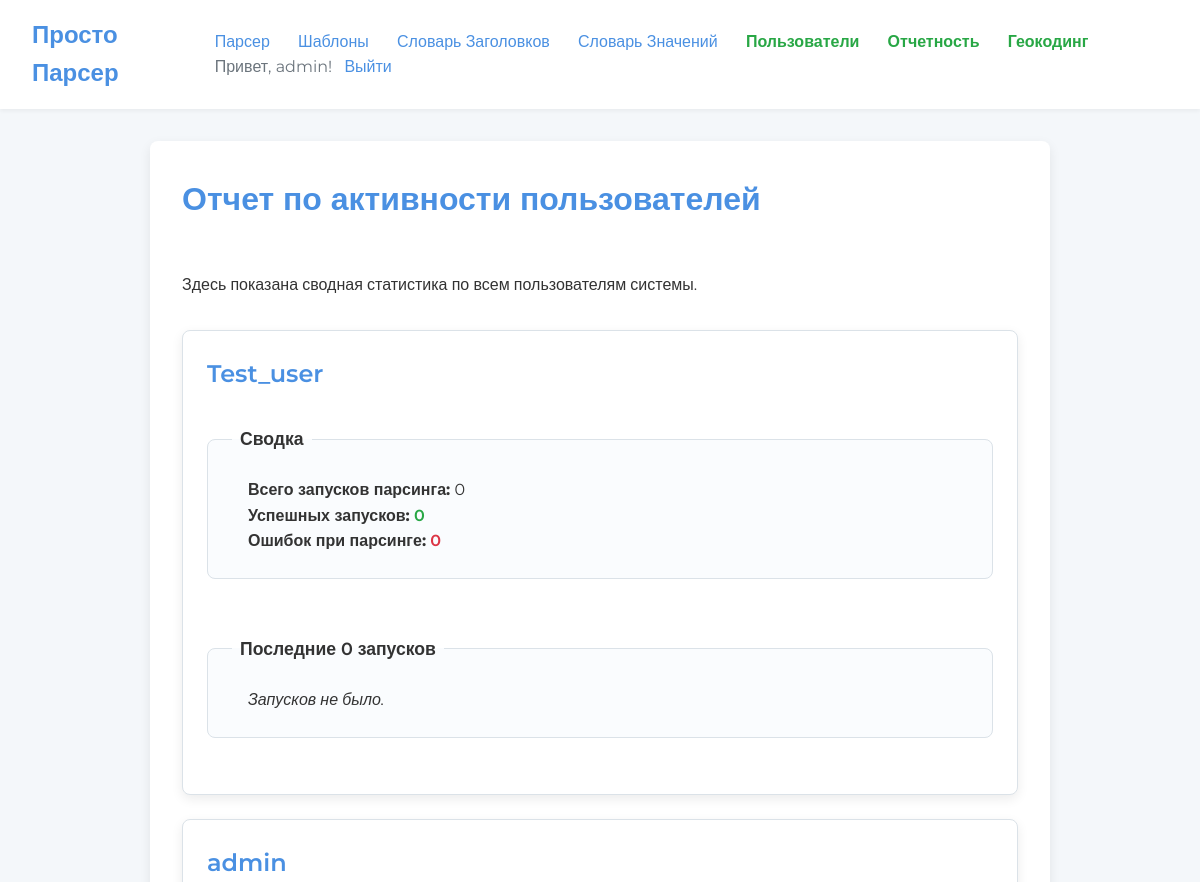
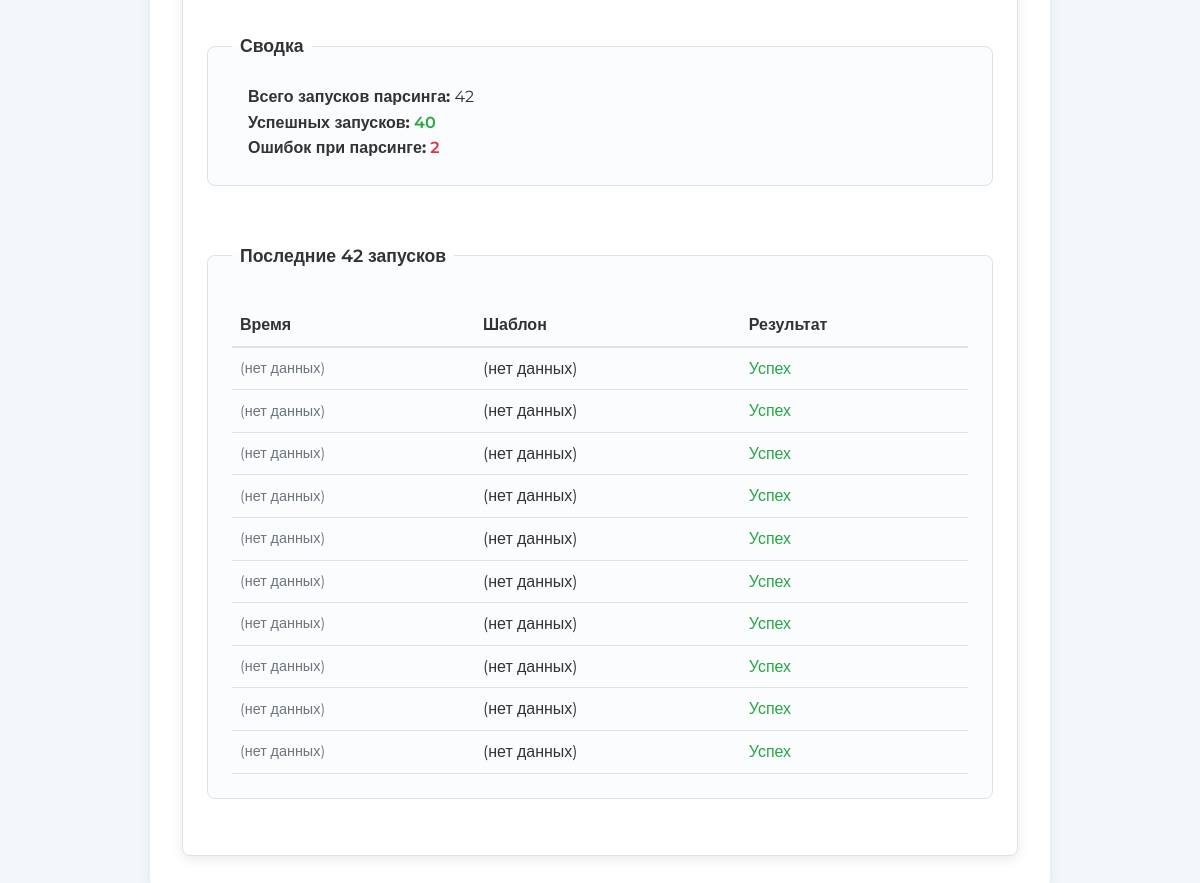
/admin/reports (signed in), run on the app's committed database (2 pictures, top to bottom).
### app/models.py (models this page shows, shortened)
class User(UserMixin, db.Model):
    __tablename__ = 'user'
    id = db.Column(db.String(36), primary_key=True, default=lambda: str(uuid.uuid4()))
    username = db.Column(db.String(64), index=True, unique=True, nullable=False)
    password_hash = db.Column(db.String(256), nullable=False)
    role = db.Column(db.String(10), nullable=False, default='user', index=True)  # 'user' or 'admin'
    last_login = db.Column(db.DateTime, nullable=True)
    task_logs = db.relationship('TaskLog', back_populates='owner', lazy='dynamic')

class TaskLog(db.Model):
    __tablename__ = 'task_log'
    id = db.Column(db.Integer, primary_key=True)
    task_uuid = db.Column(db.String(36), index=True)  # task_id из task_statuses
    template_name = db.Column(db.String(255))
    status = db.Column(db.String(500))  # 'Готово!' или 'Ошибка: ...'
    timestamp = db.Column(db.DateTime, index=True, default=datetime.datetime.now)
    owner_id = db.Column(db.String(36), db.ForeignKey('user.id'))
    owner = db.relationship('User', back_populates='task_logs')

### app/routes/admin.py (the view)
@admin_bp.route('/reports')
@login_required
@admin_required
def reports():
    all_users = user_service.get_all_users()
    all_logs = logging_service.load_logs()
    report_data = {}
    for user in all_users:
        report_data[user.id] = {
            'username': user.username,
            'tasks_run': 0,
            'tasks_success': 0,
            'tasks_error': 0,
            'task_log': []
        }
    for log in all_logs:
        if log.owner_id in report_data:
            user_data = report_data[log.owner_id]
            user_data['tasks_run'] += 1
            if 'Ошибка' in log.status:
                user_data['tasks_error'] += 1
            else:
                user_data['tasks_success'] += 1
            user_data['task_log'].append(log)
    return render_template('admin_reports.html', report_data=report_data)

### app/services/logging_service.py (called while the page is built)
def load_logs():
    from sqlalchemy.orm import joinedload
    return TaskLog.query.options(joinedload(TaskLog.owner)).order_by(TaskLog.timestamp.desc()).all()

### app/services/user_service.py (called while the page is built)
def get_user_by_id(user_id):
    return db.session.get(User, user_id)

def get_all_users():
    return User.query.order_by(User.username).all()

### app/templates/admin_reports.html (shortened to what this page needs)
{% extends "base.html" %}
{% block content %}
<div class="container">
    <div style="display: flex; justify-content: space-between; align-items: center; margin-bottom: 2rem;">
        <h1>Отчет по активности пользователей</h1>
    </div>
    <p>Здесь показана сводная статистика по всем пользователям системы.</p>
    <div class="item-list" style="margin-top: 2rem;">
        {% for user_id, data in report_data.items() %}
        <div class="item-card" style="align-items: flex-start; flex-direction: column;">
            <h2 style="color: var(--primary-color);">{{ data.username }}</h2>
            <fieldset style="width: 100%; margin-top: 1rem;">
                <legend style="font-size: 1.1rem; color: #333;">Сводка</legend>
                <ul style="list-style-type: none; padding-left: 1rem;">
                    <li><strong>Всего запусков парсинга:</strong> {{ data.tasks_run }}</li>
                    <li><strong>Успешных запусков:</strong> <span style="color: var(--success-color); font-weight: 600;">{{ data.tasks_success }}</span></li>
                    <li><strong>Ошибок при парсинге:</strong> <span style="color: var(--error-color); font-weight: 600;">{{ data.tasks_error }}</span></li>
                </ul>
            </fieldset>
            <fieldset style="width: 100%; margin-top: 1.5rem;">
                <legend style="font-size: 1.1rem; color: #333;">Последние {{ data.task_log|length }} запусков</legend>
                {% if data.task_log %}
                    <table style="width: 100%; border-collapse: collapse; margin-top: 10px;">
                        <thead style="text-align: left; border-bottom: 2px solid var(--border-color);">
                            <tr>
                                <th style="padding: 8px;">Время</th>
                                <th style="padding: 8px;">Шаблон</th>
                                <th style="padding: 8px;">Результат</th>
                            </tr>
                        </thead>
                        <tbody>
                            {% for task in data.task_log|slice(10) %}
                                <tr style="border-bottom: 1px solid var(--border-color);">
                                    <td style="padding: 8px; font-size: 0.9rem; color: #6c757d;">
                                        {% if task.timestamp %}
                                            {{ task.timestamp.strftime('%Y-%m-%d %H:%M') }}
                                        {% else %}
                                            (нет данных)
                                        {% endif %}
                                    </td>
                                    <td style="padding: 8px;">
                                        {{ task.template_name or '(нет данных)' }}
                                    </td>
                                    {% if 'Ошибка' in task.status %}
                                        <td style="padding: 8px; color: var(--error-color);">Ошибка</td>
                                    {% else %}
                                        <td style="padding: 8px; color: var(--success-color);">Успех</td>
                                    {% endif %}
                                </tr>
                            {% endfor %}
                            </tbody>
                    </table>
                {% else %}
                     <p style="padding-left: 1rem;"><em>Запусков не было.</em></p>
                {% endif %}
            </fieldset>
        </div>
        {% endfor %}
    </div>
</div>
{% endblock %}

### app/templates/base.html (shortened to what this page needs)
<!DOCTYPE html>
<html lang="ru">
<head>
    <link rel="stylesheet" href="{{ url_for('static', filename='css/styles.css') }}">
</head>
<body>
    <header class="navbar">
        <div class="logo">Просто Парсер</div>
        <nav class="nav-links">
            {% if current_user.is_authenticated %}
                <a href="{{ url_for('main.index') }}">Парсер</a>
                <a href="{{ url_for('templates.list') }}">Шаблоны</a>
                <a href="{{ url_for('dictionaries.dictionary_ui') }}">Словарь Заголовков</a>
                <a href="{{ url_for('dictionaries.value_dictionary_ui') }}">Словарь Значений</a>
                {% if current_user.role == 'admin' %}
                    <a href="{{ url_for('admin.users') }}" style="color: var(--success-color); font-weight: 700; margin-left: 1.5rem;">Пользователи</a>
                    <a href="{{ url_for('admin.reports') }}" style="color: var(--success-color); font-weight: 700; margin-left: 1.5rem;">Отчетность</a>
                    <a href="{{ url_for('admin.geocoding_ui') }}" style="color: var(--success-color); font-weight: 700; margin-left: 1.5rem;">Геокодинг</a>
                {% endif %}
                <span style="margin-left: 1.5rem; color: #6c757d;">Привет, {{ current_user.username }}!</span>
                <a href="{{ url_for('auth.logout') }}" style="margin-left: 0.5rem;">Выйти</a>
            {% else %}
                <a href="{{ url_for('auth.login') }}">Войти</a>
            {% endif %}
        </nav>
    </header>
    <main>
        {% block content %}{% endblock %}
    </main>
    </body>
</html>

### app/static/css/styles.css (style rules this page uses)
:root { --primary-color: #4a90e2; --primary-hover-color: #357ABD; --secondary-color: #f4f7fa; --background-color: #ffffff; --text-color: #333; --border-color: #dbe2e8; --success-color: #28a745; --error-color: #dc3545; --font-family: 'Montserrat', sans-serif; --border-radius: 8px; --box-shadow: 0 4px 12px rgba(0, 0, 0, 0.08); }
* { box-sizing: border-box; margin: 0; padding: 0; }
body { font-family: var(--font-family); background-color: var(--secondary-color); color: var(--text-color); line-height: 1.6; }
.container { max-width: 900px; margin: 2rem auto; padding: 2rem; background: var(--background-color); border-radius: var(--border-radius); box-shadow: var(--box-shadow); }
h1, h2, h3 { margin-bottom: 1rem; color: var(--primary-color); font-weight: 600; }
a { color: var(--primary-color); text-decoration: none; transition: color 0.3s ease; }
.navbar { background: var(--background-color); padding: 1rem 2rem; box-shadow: 0 2px 4px rgba(0,0,0,0.05); display: flex; justify-content: space-between; align-items: center; margin-bottom: 2rem; }
.navbar .logo { font-size: 1.5rem; font-weight: 700; color: var(--primary-color); }
.navbar .nav-links a { margin-left: 1.5rem; font-weight: 500; font-size: 1rem; }
fieldset { border: 1px solid var(--border-color); border-radius: var(--border-radius); padding: 1.5rem; margin-bottom: 2rem; background: #fafcfe; }
legend { padding: 0 0.5rem; font-weight: 600; font-size: 1.2rem; color: var(--primary-color); display: flex; align-items: center; }
.item-list { display: grid; grid-template-columns: 1fr; gap: 1.5rem; }
.item-card { background: var(--background-color); border: 1px solid var(--border-color); border-radius: var(--border-radius); box-shadow: var(--box-shadow); padding: 1.5rem; display: flex; justify-content: space-between; align-items: center; transition: transform 0.2s, box-shadow 0.2s; }

### data on the page
User: username "admin", tasks_run "42", tasks_success "40", tasks_error "2", task_log|length "42"
User: username "Test_user", tasks_run "0", tasks_success "0", tasks_error "0", task_log|length "0", shows "Запусков не было."
TaskLog: template_name "(нет данных)"
TaskLog: template_name "(нет данных)"
TaskLog: template_name "(нет данных)"
TaskLog: template_name "(нет данных)"
TaskLog: template_name "(нет данных)"
TaskLog: template_name "(нет данных)"
TaskLog: template_name "(нет данных)"
TaskLog: template_name "(нет данных)"
TaskLog: template_name "(нет данных)"
TaskLog: template_name "(нет данных)"
